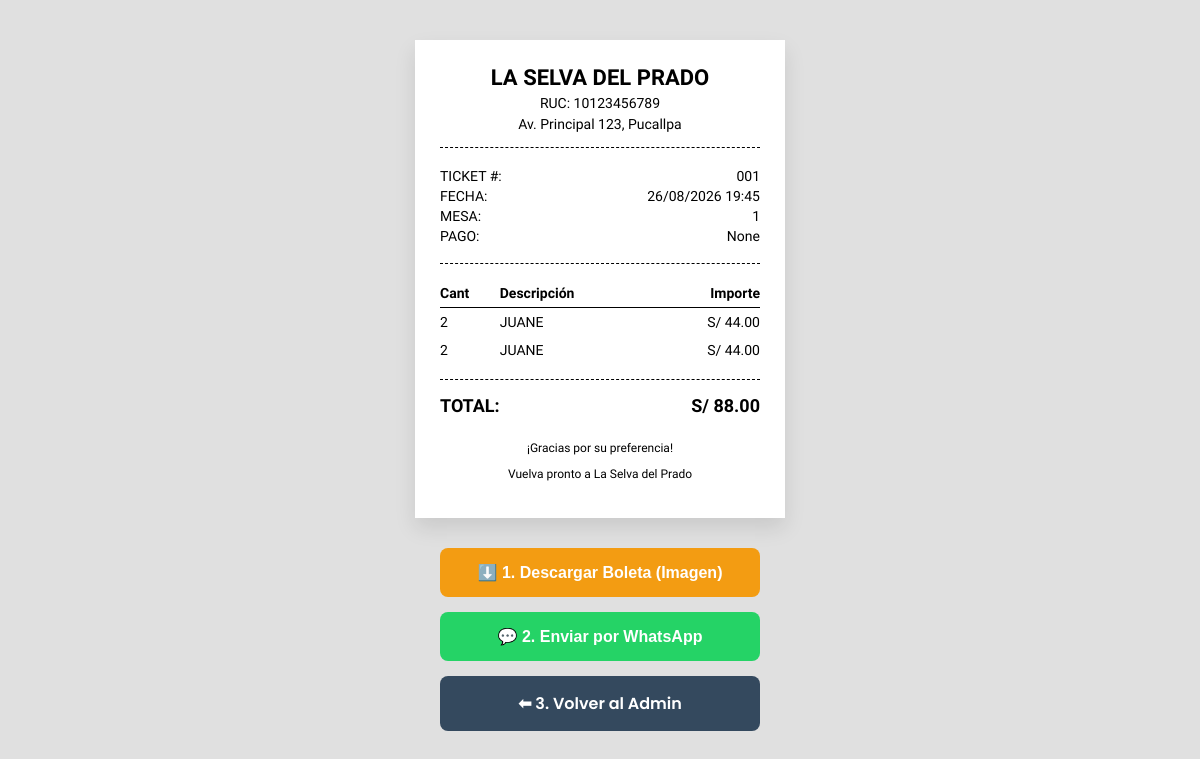
Screenshot of /admin/boleta/1 (signed in) with the database file from the repository.
### app.py (models this page shows)
class Pedido(db.Model):
    id = db.Column(db.Integer, primary_key=True)
    mesa_id = db.Column(db.Integer, db.ForeignKey('mesa.id'), nullable=False)
    estado = db.Column(db.String(50), default='Pendiente')
    total = db.Column(db.Float, default=0.0)
    fecha_hora = db.Column(db.DateTime, default=datetime.utcnow)
    metodo_pago = db.Column(db.String(50), nullable=True)
    detalles = db.relationship('DetallePedido', backref='pedido', lazy=True)

class Mesa(db.Model):
    id = db.Column(db.Integer, primary_key=True)
    numero = db.Column(db.Integer, unique=True, nullable=False)
    password_hash = db.Column(db.String(255), nullable=False)
    pedidos = db.relationship('Pedido', backref='mesa_asignada', lazy=True)

class DetallePedido(db.Model):
    id = db.Column(db.Integer, primary_key=True)
    pedido_id = db.Column(db.Integer, db.ForeignKey('pedido.id'), nullable=False)
    plato_id = db.Column(db.Integer, db.ForeignKey('plato.id'), nullable=False)
    cantidad = db.Column(db.Integer, nullable=False)
    precio_unitario = db.Column(db.Float, nullable=False)
    plato = db.relationship('Plato')

class Plato(db.Model):
    id = db.Column(db.Integer, primary_key=True)
    nombre = db.Column(db.String(100), nullable=False)
    descripcion = db.Column(db.Text, nullable=True)
    precio = db.Column(db.Float, nullable=False)
    categoria = db.Column(db.String(50), nullable=False)
    imagen = db.Column(db.String(300), default='https://images.unsplash.com/photo-1546069901-ba9599a7e63c?auto=format&fit=crop&w=300&q=80')
    disponible = db.Column(db.Boolean, default=True)

### app.py (the view)
@app.route('/admin/boleta/<int:pedido_id>')
def ver_boleta(pedido_id):
    if not session.get('admin_logged_in'):
        return redirect(url_for('admin_login'))
    pedido = Pedido.query.get_or_404(pedido_id)
    return render_template('boleta.html', pedido=pedido)

### templates/boleta.html (shortened to what this page needs)
<!DOCTYPE html>
<html lang="es">
<head>
</head>
<body>
    <div class="ticket" id="boleta-ticket">
        <div class="header">
            <h2>La Selva del Prado</h2>
            <p>RUC: 10123456789</p>
            <p>Av. Principal 123, Pucallpa</p>
        </div>
        <div class="info">
            <p><span>TICKET #:</span> <span>00{{ pedido.id }}</span></p>
            <p><span>FECHA:</span> <span>{{ pedido.fecha_hora.strftime('%d/%m/%Y %H:%M') }}</span></p>
            <p><span>MESA:</span> <span>{{ pedido.mesa_asignada.numero }}</span></p>
            <p><span>PAGO:</span> <span>{{ pedido.metodo_pago }}</span></p>
        </div>
        <table class="items">
            <thead>
                <tr>
                    <th>Cant</th>
                    <th>Descripción</th>
                    <th class="price">Importe</th>
                </tr>
            </thead>
            <tbody>
                {% for detalle in pedido.detalles %}
                <tr>
                    <td>{{ detalle.cantidad }}</td>
                    <td>{{ detalle.plato.nombre }}</td>
                    <td class="price">S/ {{ "%.2f"|format(detalle.precio_unitario * detalle.cantidad) }}</td>
                </tr>
                {% endfor %}
            </tbody>
        </table>
        <div class="totals">
            <div class="row">
                <span>TOTAL:</span>
                <span>S/ {{ "%.2f"|format(pedido.total) }}</span>
            </div>
        </div>
        <div class="footer">
            <p>¡Gracias por su preferencia!</p>
            <p>Vuelva pronto a La Selva del Prado</p>
        </div>
    </div>
    <div class="actions">
        <button class="btn btn-download" onclick="descargarBoleta()">⬇️ 1. Descargar Boleta (Imagen)</button>
        <button class="btn btn-whatsapp" onclick="enviarWhatsApp()">💬 2. Enviar por WhatsApp</button>
        <a href="/admin" class="btn btn-back">⬅ 3. Volver al Admin</a>
    </div>
</body>
</html>

### templates/boleta.html (style rules this page uses)
body { font-family: 'Courier Prime', monospace; background-color: #e0e0e0; display: flex; flex-direction: column; align-items: center; margin-top: 40px; padding-bottom: 40px; }
.ticket { background-color: white; width: 320px; padding: 25px; box-shadow: 0 10px 20px rgba(0,0,0,0.1); color: #000; }
.header { text-align: center; margin-bottom: 20px; border-bottom: 1px dashed #000; padding-bottom: 15px; }
.header h2 { margin: 0; font-size: 22px; text-transform: uppercase; }
.header p { margin: 5px 0 0 0; font-size: 14px; }
.info { font-size: 14px; margin-bottom: 15px; border-bottom: 1px dashed #000; padding-bottom: 15px; }
.info p { margin: 4px 0; display: flex; justify-content: space-between; }
.items { width: 100%; font-size: 14px; border-collapse: collapse; margin-bottom: 15px; }
.items th, .items td { padding: 6px 0; }
.items th { border-bottom: 1px solid #000; text-align: left; }
.items .price { text-align: right; }
.totals { border-top: 1px dashed #000; padding-top: 15px; font-size: 18px; font-weight: bold; }
.totals .row { display: flex; justify-content: space-between; margin-bottom: 5px; }
.footer { text-align: center; margin-top: 25px; font-size: 12px; }
.actions { margin-top: 30px; display: flex; flex-direction: column; gap: 15px; font-family: 'Poppins', sans-serif; width: 320px; }
.btn { padding: 15px; border: none; cursor: pointer; font-weight: 600; border-radius: 8px; font-size: 1rem; text-decoration: none; color: white; text-align: center; display: flex; justify-content: center; align-items: center; gap: 10px; transition: 0.3s; box-sizing: border-box; width: 100%; }
.btn-download { background-color: #f39c12; }
.btn-whatsapp { background-color: #25D366; }
.btn-back { background-color: #34495e; }

### rows the page displays
Pedido: id "1", fecha_hora "26/08/2026 19:45", metodo_pago "None", total "88.00"
Mesa: mesa_asignada.numero "1"
DetallePedido: cantidad "2", plato.nombre "JUANE", detalle.precio_unitario*detalle.cantidad "44.00"
DetallePedido: cantidad "2", plato.nombre "JUANE", detalle.precio_unitario*detalle.cantidad "44.00"
